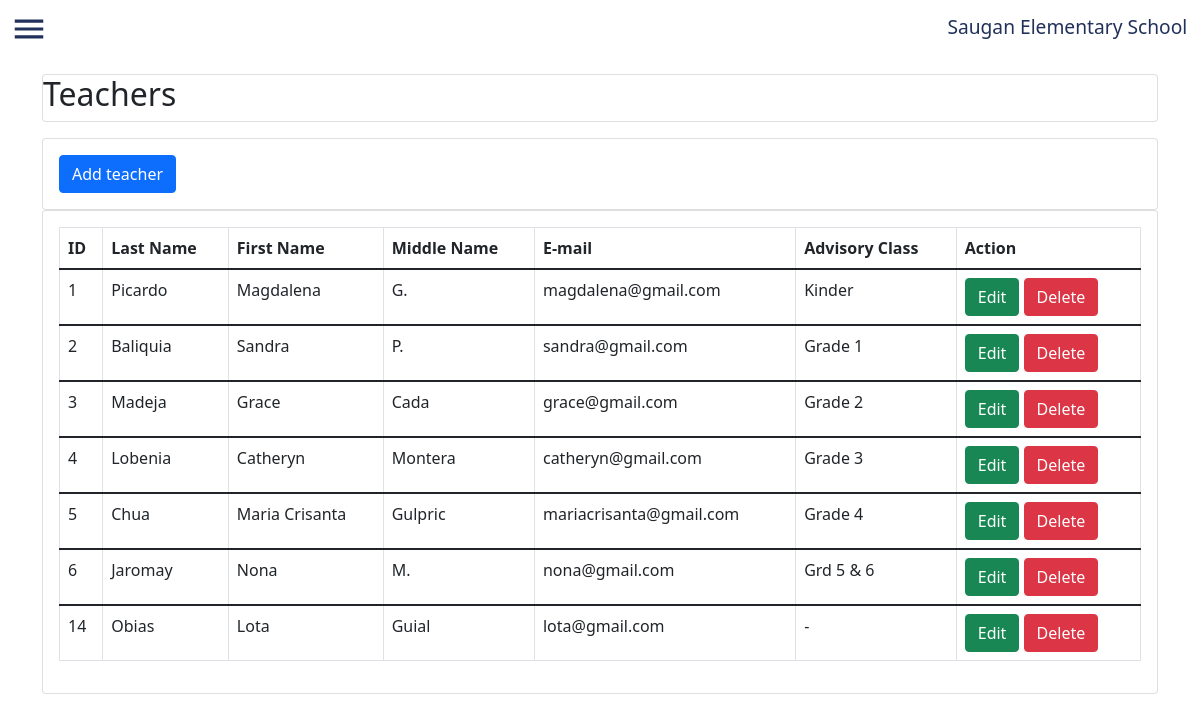
The app's page /teachers.php with its own data.
### tables this page shows
CREATE TABLE `teachers` (
  `id` int(11) NOT NULL,
  `lname` varchar(50) NOT NULL,
  `fname` varchar(50) NOT NULL,
  `mname` varchar(50) NOT NULL,
  `email` varchar(50) NOT NULL,
  `advisory` varchar(10) NOT NULL
);

### teachers.php (the view, shortened to what this page needs)
<?php
include "connect.php";
?>
<!DOCTYPE html>
<tml>
<head>
  <link href="https://cdn.jsdelivr.net/npm/bootstrap@5.1.3/dist/css/bootstrap.min.css" rel="stylesheet">
  <link rel="stylesheet" type="text/css" href="sidebarother.css">
  <link rel="stylesheet" type="text/css" href="homepageother.css">
</head>
<body>
<section class="headerhome">
    <svg xmlns="http://www.w3.org/2000/svg" height="24" viewBox="0 0 24 24" width="24" id="hamburger"> <path d="M0 0h24v24H0z" fill="none" /> <path d="M3 18h18v-2H3v2zm0-5h18v-2H3v2zm0-7v2h18V6H3z" /></svg>
    <a href="adminhome.php" class="linkhome" id="linkhome">Saugan Elementary School</a>
</section>
  <div class="container">
    <div class ="jumbotron">
      <div class="card my-3">
        <h2>Teachers</h2>
      </div>
      <div class="card">
        <div class="card-body">
          <button type="button" class="btn btn-primary" data-bs-toggle="modal" data-bs-target="#teacheraddmodal">
            Add teacher
          </button>
        </div>
      </div>
        <div class="card">
          <div class="card-body">
          <?php
            $query = "SELECT * from `teachers`";
            $query_run = mysqli_query($con,$query);
          ?>
          <div class="table-responsive col-lg-12">
            <table id="datatableid" class="table table-bordered">
                <thead>
                  <tr>
                    <th scope="col">ID</th>
                    <th scope="col">Last Name</th>
                    <th scope="col">First Name</th>
                    <th scope="col">Middle Name</th>
                    <th scope="col">E-mail</th>
                    <th scope="col">Advisory Class</th>
                    <th scope="col">Action</th>
                  </tr>
                </thead>
          <?php
            if ($query_run)
              {
                foreach ($query_run as $row)
              {
          ?>
                <tbody>
                  <tr>
                    <td><?php echo $row['id']; ?></td>
                    <td><?php echo $row['lname']; ?></td>
                    <td><?php echo $row['fname']; ?></td>
                    <td><?php echo $row['mname']; ?></td>
                    <td><?php echo $row['email']; ?></td>
                    <td><?php echo $row['advisory']; ?></td>
                    <td>
                      <button type="button" class="btn btn-success editbtn">Edit</button>
                      <button type="button" class="btn btn-danger deletebtn">Delete</button>
                    </td>
                  </tr>
                </tbody>
          <?php
              }
            }
            else{
            echo "Data does not exist";
            }
          ?>
              </table>
          </div>
          </div>
        </div>
    </div>
  </div>
</body>
</html>

### sidebarother.css (style rules this page uses)
body { margin: 0; padding: 0; }
#hamburger { fill: #213159; height: 38px; width: 38px; margin: 10px; cursor: pointer; }

### homepageother.css (style rules this page uses)
.linkhome { font-size: 1.2rem; text-decoration: none; color: #213159; padding: 0.8rem; float: right; transition: .3s ease; }

### records on screen
teachers: id "1", lname "Picardo", fname "Magdalena", mname "G.", email "magdalena@gmail.com", advisory "Kinder"
teachers: id "2", lname "Baliquia", fname "Sandra", mname "P.", email "sandra@gmail.com", advisory "Grade 1"
teachers: id "3", lname "Madeja", fname "Grace", mname "Cada", email "grace@gmail.com", advisory "Grade 2"
teachers: id "4", lname "Lobenia", fname "Catheryn", mname "Montera", email "catheryn@gmail.com", advisory "Grade 3"
teachers: id "5", lname "Chua", fname "Maria Crisanta", mname "Gulpric", email "mariacrisanta@gmail.com", advisory "Grade 4"
teachers: id "6", lname "Jaromay", fname "Nona", mname "M.", email "nona@gmail.com", advisory "Grd 5 & 6"
teachers: id "14", lname "Obias", fname "Lota", mname "Guial", email "lota@gmail.com", advisory "-"
